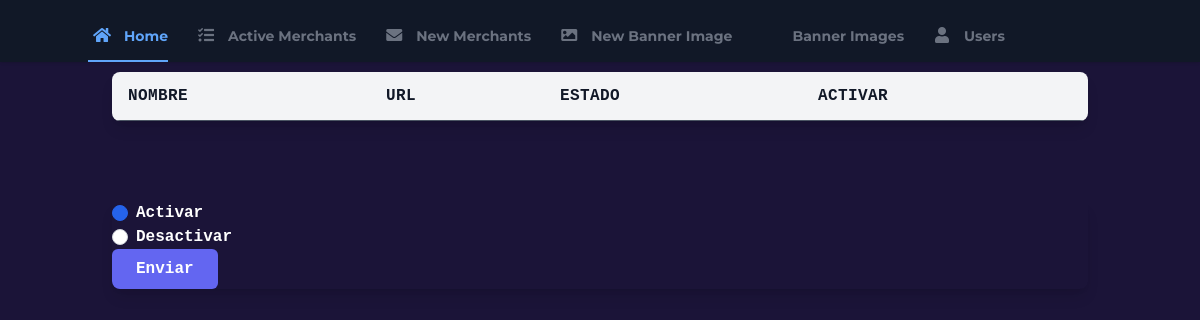
Page /pag/aBanner.php on the earlier database version.
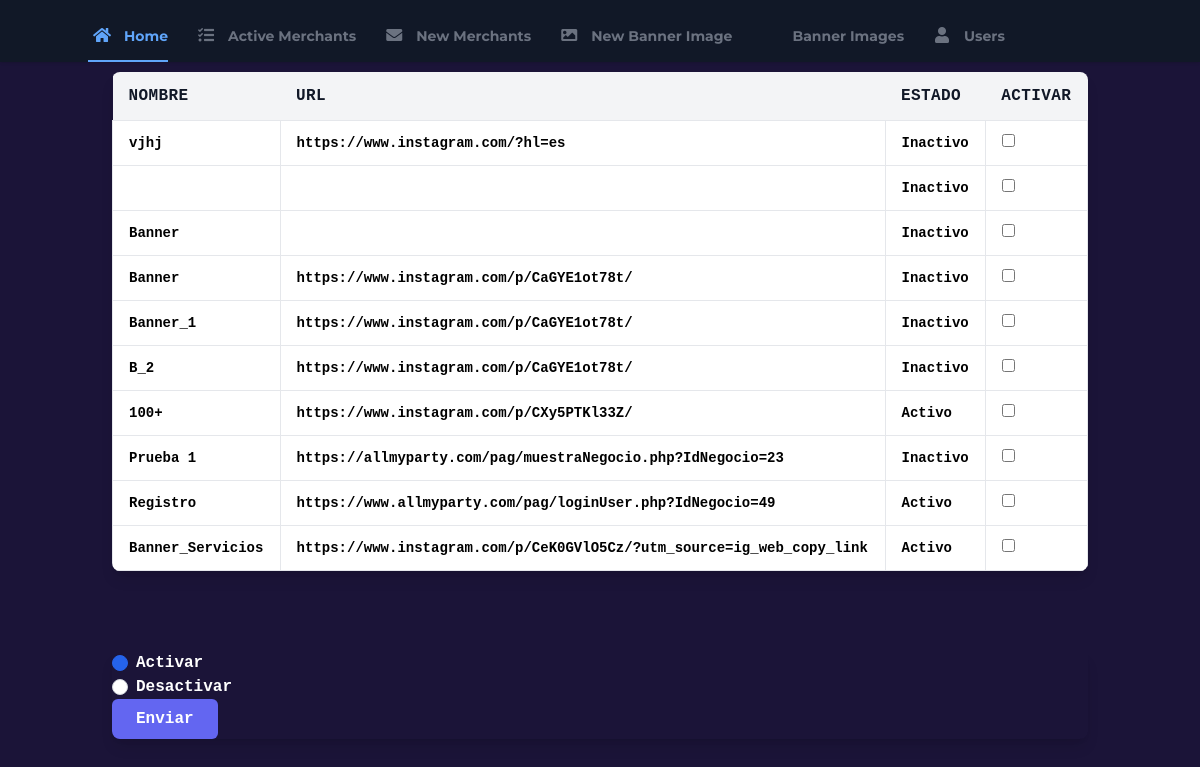
Same page on the later database version.
### tables this page shows
CREATE TABLE `tblimagenesbanner` (
  `IdImagenBanner` int(11) NOT NULL,
  `Nombre` varchar(255) NOT NULL,
  `UrlImagen` varchar(255) NOT NULL,
  `Imagen` varchar(255) NOT NULL,
  `Estado` int(11) NOT NULL
);

### pag/aBanner.php (the view, shortened to what this page needs)
<?php
include ('conexion.php');
?>
<!DOCTYPE html>
<html lang="en">
<head>
    <link rel="stylesheet" href="https://use.fontawesome.com/releases/v5.3.1/css/all.css">
    <script src="https://cdn.tailwindcss.com"></script>
    <link rel="stylesheet" href="../css/style.css">
</head>
<body>
    <?php
        if ($_SESSION["IdNegocio"] == 0) {
            ?>
            <nav id="header" class="bg-gray-900 fixed w-full z-10 top-0 shadow">
                <div class="w-full container mx-auto flex flex-wrap items-center mt-0 pt-3 pb-3 md:pb-0">
                    <div class="w-full flex-grow lg:flex lg:items-center lg:w-auto hidden lg:block mt-2 lg:mt-0 bg-gray-900 z-20" id="nav-content">
                        <ul class="list-reset lg:flex flex-1 items-center px-4 md:px-0">
                            <li class="mr-6 my-2 md:my-0">
                                <a href="dashboard.php" class="block py-1 md:py-3 pl-1 align-middle text-blue-400 no-underline hover:text-gray-100 border-b-2 border-blue-400 hover:border-blue-400">
                                    <i class="fas fa-home fa-fw mr-3 text-blue-400"></i><span class="pb-1 md:pb-0 text-sm">Home</span>
                                </a>
                            </li>
                            <li class="mr-6 my-2 md:my-0">
                                <a href="aMerchants.php" class="block py-1 md:py-3 pl-1 align-middle text-gray-500 no-underline hover:text-gray-100 border-b-2 border-gray-900  hover:border-pink-400">
                                    <i class="fas fa-tasks fa-fw mr-3"></i><span class="pb-1 md:pb-0 text-sm">Active Merchants</span>
                                </a>
                            </li>
                            <li class="mr-6 my-2 md:my-0">
                                <a href="nMerchants.php" class="block py-1 md:py-3 pl-1 align-middle text-gray-500 no-underline hover:text-gray-100 border-b-2 border-gray-900  hover:border-purple-400">
                                    <i class="fa fa-envelope fa-fw mr-3"></i><span class="pb-1 md:pb-0 text-sm">New Merchants</span>
                                </a>
                            </li>
                            <li class="mr-6 my-2 md:my-0">
                                <a href="nBanner.php" class="block py-1 md:py-3 pl-1 align-middle text-gray-500 no-underline hover:text-gray-100 border-b-2 border-gray-900  hover:border-purple-400">
                                    <i class="fa fa-image fa-fw mr-3"></i><span class="pb-1 md:pb-0 text-sm">New Banner Image</span>
                                </a>
                            </li>
                            <li class="mr-6 my-2 md:my-0">
                                <a href="aBanner.php" class="block py-1 md:py-3 pl-1 align-middle text-gray-500 no-underline hover:text-gray-100 border-b-2 border-gray-900  hover:border-purple-400">
                                    <i class="fa fa-pencil fa-fw mr-3"></i><span class="pb-1 md:pb-0 text-sm">Banner Images</span>
                                </a>
                            </li>
                            <li class="mr-6 my-2 md:my-0">
                                <a href="showUsers.php" class="block py-1 md:py-3 pl-1 align-middle text-gray-500 no-underline hover:text-gray-100 border-b-2 border-gray-900  hover:border-purple-400">
                                    <i class="fa fa-user fa-fw mr-3"></i><span class="pb-1 md:pb-0 text-sm">Users</span>
                                </a>
                            </li>
                        </ul>
                    </div>
                </div>
            </nav>
            <br><br>
            <form enctype='multipart/form-data' method="POST" action='editBanner.php' name='principal'>
                <section class="container mx-auto p-6 font-mono">
                    <div class="w-full mb-8 overflow-hidden rounded-lg shadow-lg">
                        <div class="w-full overflow-x-auto">
                            <table class="w-full">
                                <thead>
                                <tr class="text-md font-semibold tracking-wide text-left text-gray-900 bg-gray-100 uppercase border-b border-gray-600">
                                    <th class="px-4 py-3">Nombre</th>
                                    <th class="px-4 py-3">Url</th>
                                    <th class="px-4 py-3">Estado</th>
                                    <th class="px-4 py-3">Activar</th>
                                </tr>
                                </thead>
                                <tbody class="bg-white">
                                    <?php
                                        $query = "select IdImagenBanner, Nombre, UrlImagen, Estado from tblimagenesbanner order by IdImagenBanner asc";
                                        $result = mysqli_query($conn, $query);
                                        while ($row = mysqli_fetch_row($result)){
                                            echo "<tr><td class = 'px-4 py-3 text-sm border'> <p class = 'font-semibold text-black'>".$row[1]."</p></td> \n";
                                            echo "<td class = 'px-4 py-3 text-sm border'> <p class = 'font-semibold text-black'>".$row[2]."</p></td> \n";
                                            $estado = "";
                                            if ($row[3] == 1) {
                                                $estado = "Activo";
                                            }else{
                                                $estado = "Inactivo";
                                            }
                                            echo "<td class = 'px-4 py-3 text-sm border'> <p class = 'font-semibold text-black'>".$estado."</p></td> \n";
                                            echo "<td class = 'px-4 py-3 text-sm border'><input type='checkbox' name='chk[]' value='".$row[0]."'></td></tr>";
                                        }
                                    ?>
                                </tbody>
                            </table>
                        </div>
                    </div>
                </section>
                <section class="container mx-auto p-6 font-mono">
                    <div class="w-full mb-8 overflow-hidden rounded-lg shadow-lg">
                        <div class="form-check">
                            <input class="form-check-input appearance-none rounded-full h-4 w-4 border border-gray-300 bg-white checked:bg-blue-600 checked:border-blue-600 focus:outline-none transition duration-200 mt-1 align-top bg-no-repeat bg-center bg-contain float-left mr-2 cursor-pointer" type="radio" name="padre" value="2" id="flexRadioDefault1" checked>
                            <label class="form-check-label inline-block text-white-800" for="flexRadioDefault1">
                                Activar
                            </label>
                        </div>
                        <div class="form-check">
                            <input class="form-check-input appearance-none rounded-full h-4 w-4 border border-gray-300 bg-white checked:bg-blue-600 checked:border-blue-600 focus:outline-none transition duration-200 mt-1 align-top bg-no-repeat bg-center bg-contain float-left mr-2 cursor-pointer" type="radio" name="padre" value="3" id="flexRadioDefault2">
                            <label class="form-check-label inline-block text-white-800" for="flexRadioDefault2">
                                Desactivar
                            </label>
                        </div>
                        <button class ='flex-1 px-6 py-2 font-semibold select-none rounded-md text-white bg-indigo-500 hover:bg-indigo-600' type="submit">Enviar</button>
                    </div>
                </section>
            </form>
            <?php
        }else{
            echo "<h1>NO TIENES PERMITIDO EL ACCESO</h1>";
        }
    ?>
</body>
</html>

### css/style.css (style rules this page uses)
html, body { height: 100%; font-weight: 800; }
body { background: #1B1438; font-family: 'Montserrat'; }
a, h6 { font-family: 'Montserrat'; font-weight: bold; }
h1,h2,h3,h4,h5,h6,a,p, label, ul, li { color: white; }

Differences in the rows shown:
added tblimagenesbanner: Nombre "vjhj", UrlImagen "https://www.instagram.com/?hl=es", Estado "Inactivo"
added tblimagenesbanner: Estado "Inactivo"
added tblimagenesbanner: Nombre "Banner", Estado "Inactivo"
added tblimagenesbanner: Nombre "Banner", UrlImagen "https://www.instagram.com/p/CaGYE1ot78t/", Estado "Inactivo"
added tblimagenesbanner: Nombre "Banner_1", UrlImagen "https://www.instagram.com/p/CaGYE1ot78t/", Estado "Inactivo"
added tblimagenesbanner: Nombre "B_2", UrlImagen "https://www.instagram.com/p/CaGYE1ot78t/", Estado "Inactivo"
added tblimagenesbanner: Nombre "100+", UrlImagen "https://www.instagram.com/p/CXy5PTKl33Z/", Estado "Activo"
added tblimagenesbanner: Nombre "Prueba 1", UrlImagen "https://allmyparty.com/pag/muestraNegocio.php?IdNegocio=23", Estado "Inactivo"
added tblimagenesbanner: Nombre "Registro", UrlImagen "https://www.allmyparty.com/pag/loginUser.php?IdNegocio=49", Estado "Activo"
added tblimagenesbanner: Nombre "Banner_Servicios", UrlImagen "https://www.instagram.com/p/CeK0GVlO5Cz/?utm_source=ig_web_copy_link", Estado "Activo"
